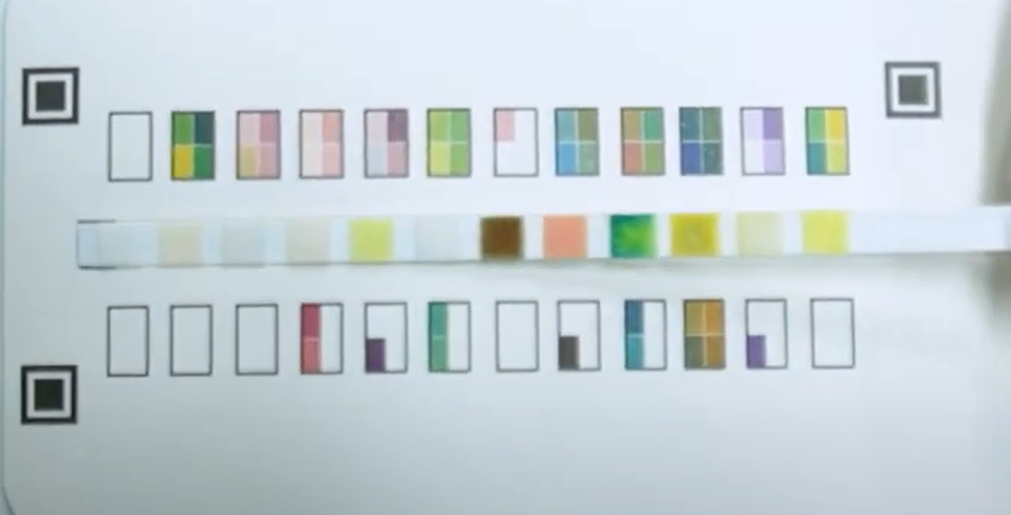
#> input picture basic_color/test_strip.jpg, 1011 x 515 px
$ python -i analyze_corrected.py   (imports and definitions only)
#> lines starting #> are read from the running program, lines starting #| are printed output that depends on the picture; after the words box and inside, x2 and y2 are one past the last pixel; in counts of white or black regions, pixels touching at a corner belong together
#> further down, picture is the input picture: shape (515, 1011, 3); mean B, G, R 212.9, 208.7, 197.5
# analyze_corrected.py

import sys
import os
import json
import cv2
from ultralytics import YOLO
import numpy as np
from json import JSONEncoder
import logging

# [1 line not run here, left out]

# JSON 직렬화 불가능한 NumPy 타입을 표준 Python 타입으로 변환하는 클래스
class NumpyEncoder(json.JSONEncoder):
    # [52 lines left out: functions default, load_digital_reference_data, normalize_to_pixel_coords, not called in this run]

# ----------------------------------------------------------------------
# OpenCV 이미지 보정 함수
# ----------------------------------------------------------------------
def perform_warp_perspective(image):
    H, W, _ = image.shape
#> H = 515; W = 1011

    # 1. 마커 탐지를 위한 전처리
    gray = cv2.cvtColor(image, cv2.COLOR_BGR2GRAY)
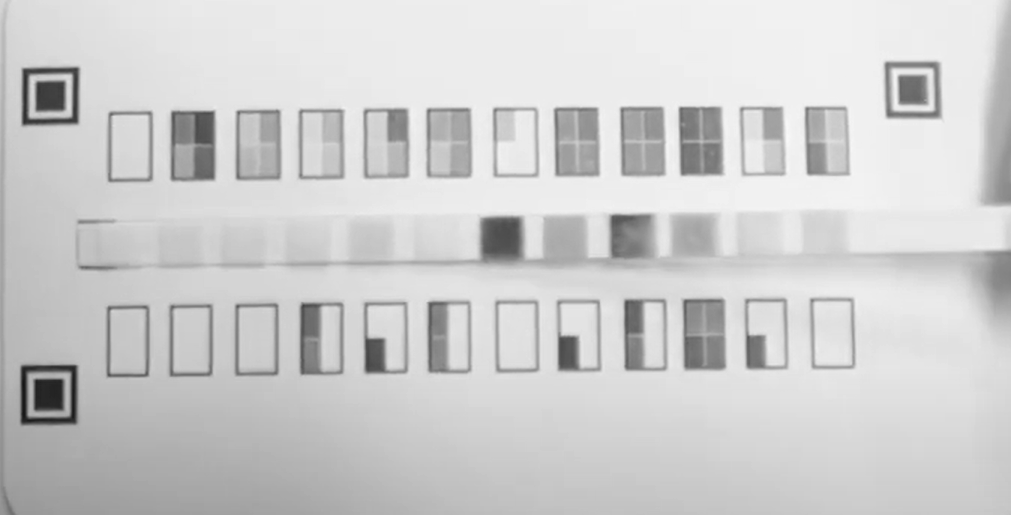
#> gray: shape (515, 1011); min 21, max 248, mean 205.9
    _, thresh = cv2.threshold(gray, 50, 255, cv2.THRESH_BINARY_INV)
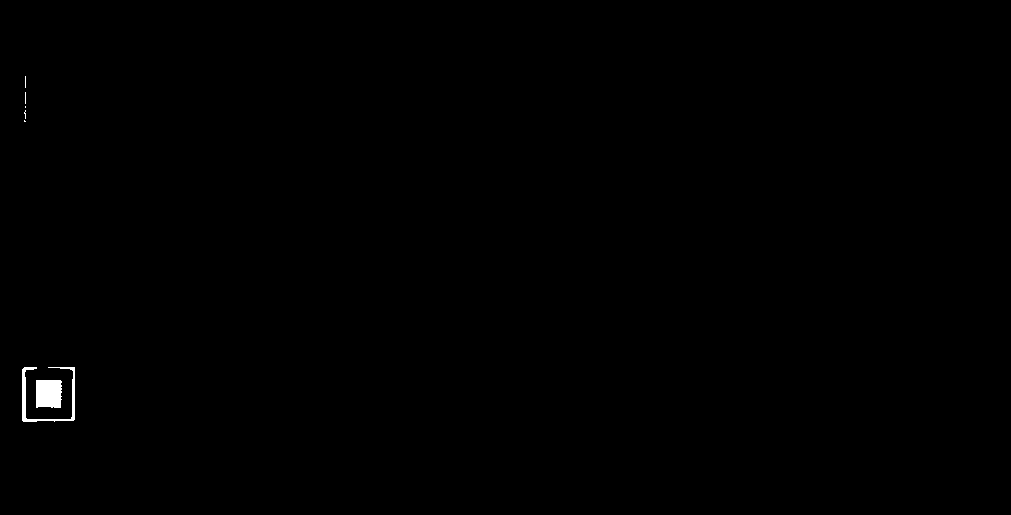
#> thresh: shape (515, 1011); 0.24% white; 7 white regions (5 under 20 px)

    # 2. 컨투어 찾기 및 정렬
    contours, _ = cv2.findContours(thresh, cv2.RETR_EXTERNAL, cv2.CHAIN_APPROX_SIMPLE)
#> contours = 7 contours, 5 with area under 20; largest, box (x1, y1, x2, y2) and area: (36, 380, 62, 408) 644, (22, 367, 75, 422) 352
    contours = sorted(contours, key=cv2.contourArea, reverse=True)[:4]
#> contours = 4 contours, 2 with area under 20; largest, box (x1, y1, x2, y2) and area: (36, 380, 62, 408) 644, (22, 367, 75, 422) 352

    # 3. 마커 중심 좌표 계산
    marker_centers = []
    for c in contours:
        M = cv2.moments(c)
        if M["m00"] != 0:
            center_x = int(M["m10"] / M["m00"])
            center_y = int(M["m01"] / M["m00"])
            marker_centers.append([center_x, center_y])
#> this loop made 4 passes
#> (c, center_x, center_y) on pass 4: ([[24, 120], [24, 121], [25, 121]], 24, 120)
#> (center_x, center_y) on passes 1 to 3: (48, 393), (43, 396), (24, 113)
#> after the loop, marker_centers = [[48, 393], [43, 396], [24, 113], [24, 120]]

    if len(marker_centers) != 4:
        print(f"--- [OpenCV ERROR] 마커 {len(marker_centers)}개 감지 (필요: 4개). "
              f"원본 이미지 반환. ---", file=sys.stderr)
        return image

    # 4. 마커 좌표 순서 정렬
    markers = np.array(marker_centers, dtype="float32")
#> markers = [[48, 393], [43, 396], [24, 113], [24, 120]]
    markers_sorted = markers[np.argsort(markers[:, 1])]
#> markers_sorted = [[24, 113], [24, 120], [48, 393], [43, 396]]
    top = markers_sorted[:2][np.argsort(markers_sorted[:2, 0])]
#> top = [[24, 113], [24, 120]]
    bottom = markers_sorted[2:][np.argsort(markers_sorted[2:, 0])]
#> bottom = [[43, 396], [48, 393]]

    src_points = np.array([top[0], top[1], bottom[1], bottom[0]], dtype="float32")
#> src_points = [[24, 113], [24, 120], [48, 393], [43, 396]]

    # 5. 목표 좌표 정의
    target_width = 600
    target_height = 1000

    dst_points = np.array([
        [0, 0], [target_width - 1, 0],
        [target_width - 1, target_height - 1], [0, target_height - 1]
    ], dtype="float32")

    # 6. 투시 변환 실행
    M = cv2.getPerspectiveTransform(src_points, dst_points)
#> M = [[-101.7, 6.83, 1668.9], [-36.75, 6.72e-15, 882], [-0.037, -0.000278, 1]]
    warped_image = cv2.warpPerspective(image, M, (target_width, target_height))
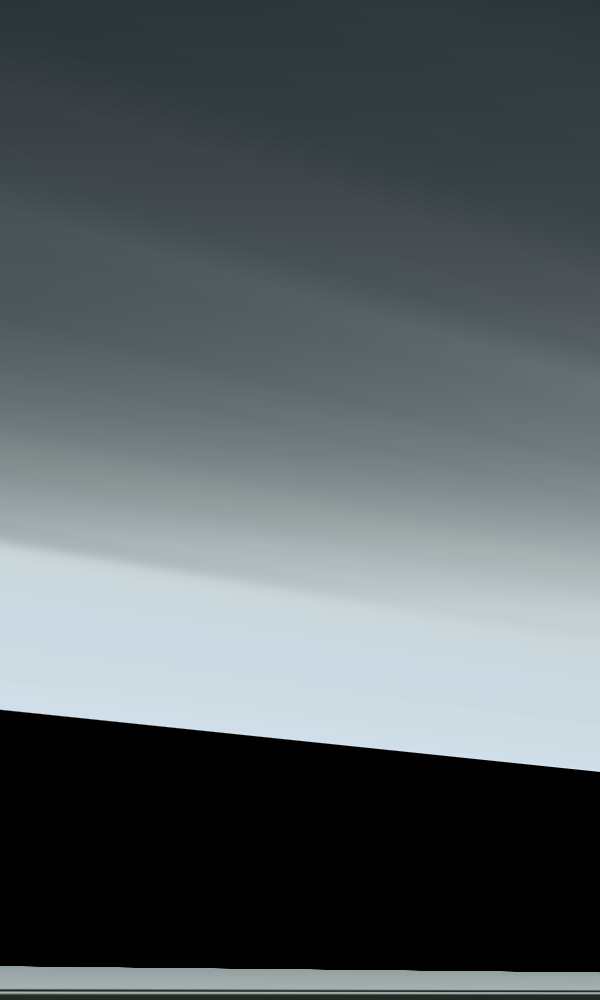
#> warped_image: shape (1000, 600, 3); mean B, G, R 99.4, 96, 87.5

    print("--- [OpenCV] 투시 변환 완료. ---", file=sys.stderr)
    return warped_image

# ======================================================================
# 🎯 [개선] YOLO 결과 기반으로 기준 색상표 추출
# ======================================================================
# [455 lines left out: functions extract_reference_colors_from_yolo, extract_gray_reference, calculate_color_correction, apply_color_correction, extract_lab_color, calculate_delta_e and 3 more, not called in this run]

# ----------------------------------------------------------------------
# 스크립트 실행
# ----------------------------------------------------------------------
# [15 lines not run here, left out]

>>> import cv2
>>> picture = cv2.imread('../../basic_color/test_strip.jpg')
>>> result = perform_warp_perspective(picture)

$ run again, on yolo_test/images/image_00001.jpg
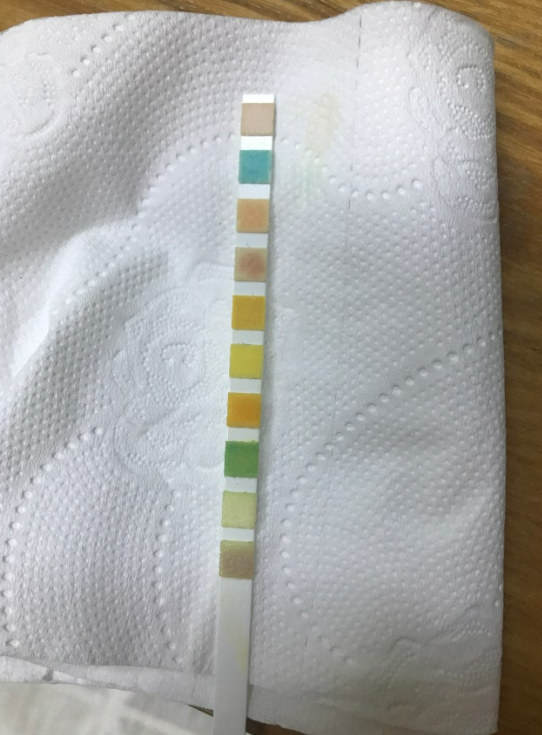
#> input picture yolo_test/images/image_00001.jpg, 542 x 735 px
#> picture is the input picture: shape (735, 542, 3); mean B, G, R 166.7, 168.8, 168.6
#> in perform_warp_perspective, `_, thresh = cv2.threshold(gray, 50, 255, cv2.THRESH_BINARY_INV)`:
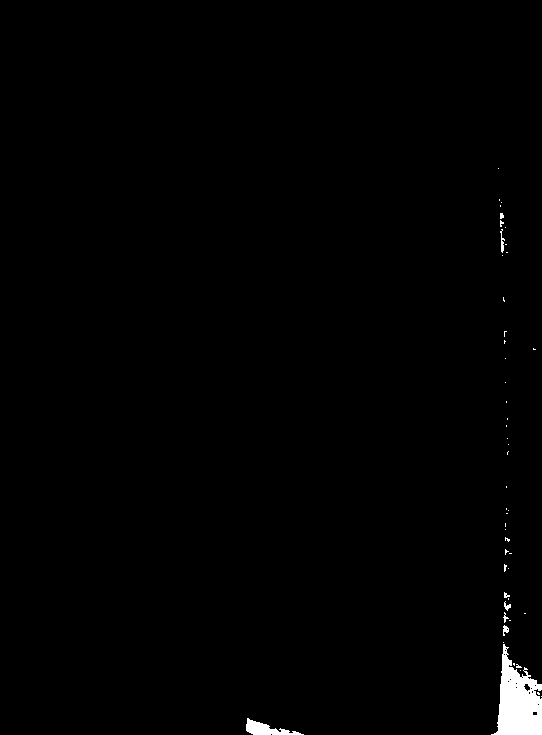
#> thresh: shape (735, 542); 0.87% white; 49 white regions (41 under 20 px)
#> in perform_warp_perspective, `contours, _ = cv2.findContours(thresh, cv2.RETR_EXTERNAL, cv2.CHAIN_AP..`: contours = 49 contours, 44 with area under 20; largest, box (x1, y1, x2, y2) and area: (491, 644, 542, 735) 2578, (246, 718, 304, 735) 365, (503, 625, 509, 636) 27, (500, 229, 505, 253) 25, (504, 601, 511, 611) 20
#> in perform_warp_perspective, `contours = sorted(contours, key=cv2.contourArea, reverse=True)[:4]`: contours = 4 contours; box (x1, y1, x2, y2) and area: (491, 644, 542, 735) 2578, (246, 718, 304, 735) 365, (503, 625, 509, 636) 27, (500, 229, 505, 253) 25
#> the loop in perform_warp_perspective, `for c in contours:` made 4 passes
#> (center_x, center_y) on passes 1 to 4: (518, 702), (264, 728), (505, 629), (501, 243)
#> after the loop in perform_warp_perspective, `for c in contours:`: marker_centers = [[518, 702], [264, 728], [505, 629], [501, 243]]
#> markers_sorted = [[501, 243], [505, 629], [518, 702], [264, 728]]
#> top = [[501, 243], [505, 629]]
#> bottom = [[264, 728], [518, 702]]
#> src_points = [[501, 243], [505, 629], [518, 702], [264, 728]]
#> M = [[-0.0761, -0.0372, 47.19], [-2.5, 0.0259, 1247.4], [-0.00247, 0.000355, 1]]
#> in perform_warp_perspective, `warped_image = cv2.warpPerspective(image, M, (target_width, target_hei..`:
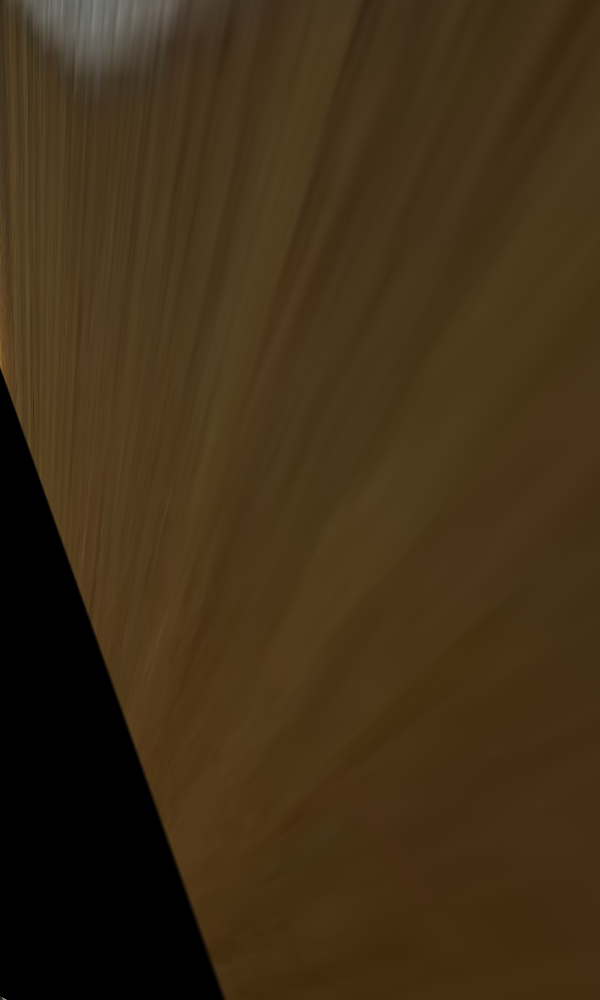
#> warped_image: shape (1000, 600, 3); mean B, G, R 22.6, 46.4, 64
